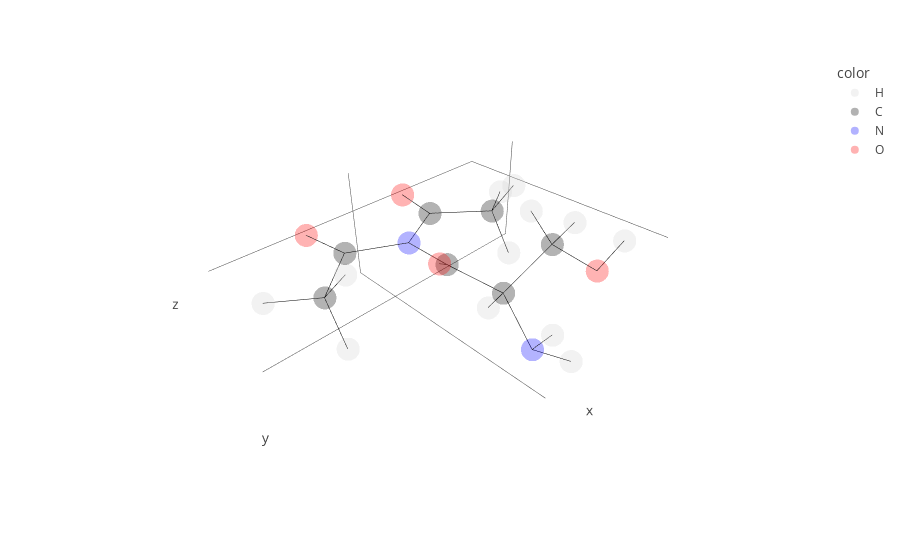

Here is the notebook cell this chart was saved with:
### Markdown cell above
Now we can connect the two molecules for example using the `connect` function:

### Code cell
new = bb.connect(tri, ser, link)

# and check what it looks like
new.show()

### Figure 1 — Plotly figure (JSON) as saved in the notebook; plotly's stock layout.template omitted (floating-point values rounded to 4 significant figures)
{"data": [{"hovertemplate": "<b>%{hovertext}</b><br><br>color=H<br>x=%{x}<br>y=%{y}<br>z=%{z}<extra></extra>", "hovertext": ["H2", "H3", "H4", "H5", "H6", "H7", "H", "H2", "HA", "HB2", "HB3", "HG"], "legendgroup": "H", "marker": {"color": "lightgray", "opacity": 0.3, "symbol": "circle"}, "mode": "markers", "name": "H", "scene": "scene", "showlegend": true, "type": "scatter3d", "x": [3.326, 2.382, 2.287, -2.326, -2.339, -3.329, -0.1936, -1.11, -1.206, -2.035, -2.702, -3.986], "y": [0.4099, 1.507, 1.649, 1.59, 1.571, 0.4071, 4.347, 4.35, 1.966, 3.399, 1.858, 3.663], "z": [0.091, -0.948, 0.8303, -0.8857, 0.9008, -0.0116, -0.4148, -1.749, -1.749, 0.8143, 0.2247, -0.3604]}, {"hovertemplate": "<b>%{hovertext}</b><br><br>color=C<br>x=%{x}<br>y=%{y}<br>z=%{z}<extra></extra>", "hovertext": ["C1", "C2", "C3", "C4", "CA", "C", "CB"], "legendgroup": "C", "marker": {"color": "black", "opacity": 0.3, "symbol": "circle"}, "mode": "markers", "name": "C", "scene": "scene", "showlegend": true, "type": "scatter3d", "x": [1.234, -1.234, 2.381, -2.381, -0.9782, -0.0002159, -2.264], "y": [-0.0239, -0.024, 0.9511, 0.9515, 2.555, 1.802, 2.81], "z": [0.0049, -0.0009, -0.0062, 0.0007, -0.8607, 0.004032, -0.07407]}, {"hovertemplate": "<b>%{hovertext}</b><br><br>color=N<br>x=%{x}<br>y=%{y}<br>z=%{z}<extra></extra>", "hovertext": ["N1", "N"], "legendgroup": "N", "marker": {"color": "blue", "opacity": 0.3, "symbol": "circle"}, "mode": "markers", "name": "N", "scene": "scene", "showlegend": true, "type": "scatter3d", "x": [-0.0001, -0.3879], "y": [0.6228, 3.838], "z": [0.0038, -1.263]}, {"hovertemplate": "<b>%{hovertext}</b><br><br>color=O<br>x=%{x}<br>y=%{y}<br>z=%{z}<extra></extra>", "hovertext": ["O1", "O2", "O", "OG"], "legendgroup": "O", "marker": {"color": "red", "opacity": 0.3, "symbol": "circle"}, "mode": "markers", "name": "O", "scene": "scene", "showlegend": true, "type": "scatter3d", "x": [1.413, -1.413, 0.7828, -3.191], "y": [-1.239, -1.239, 2.406, 3.524], "z": [0.0021, -0.0045, 0.6965, -0.8932]}, {"hoverinfo": "skip", "line": {"color": "black", "width": 1}, "mode": "lines", "showlegend": false, "type": "scatter3d", "x": [1.413, 1.234], "y": [-1.239, -0.0239], "z": [0.0021, 0.0049]}, {"hoverinfo": "skip", "line": {"color": "black", "width": 1}, "mode": "lines", "showlegend": false, "type": "scatter3d", "x": [-1.413, -1.234], "y": [-1.239, -0.024], "z": [-0.0045, -0.0009]}, {"hoverinfo": "skip", "line": {"color": "black", "width": 1}, "mode": "lines", "showlegend": false, "type": "scatter3d", "x": [-0.0001, 1.234], "y": [0.6228, -0.0239], "z": [0.0038, 0.0049]}, {"hoverinfo": "skip", "line": {"color": "black", "width": 1}, "mode": "lines", "showlegend": false, "type": "scatter3d", "x": [-0.0001, -1.234], "y": [0.6228, -0.024], "z": [0.0038, -0.0009]}, {"hoverinfo": "skip", "line": {"color": "black", "width": 1}, "mode": "lines", "showlegend": false, "type": "scatter3d", "x": [1.234, 2.381], "y": [-0.0239, 0.9511], "z": [0.0049, -0.0062]}, {"hoverinfo": "skip", "line": {"color": "black", "width": 1}, "mode": "lines", "showlegend": false, "type": "scatter3d", "x": [-1.234, -2.381], "y": [-0.024, 0.9515], "z": [-0.0009, 0.0007]}, {"hoverinfo": "skip", "line": {"color": "black", "width": 1}, "mode": "lines", "showlegend": false, "type": "scatter3d", "x": [2.381, 3.326], "y": [0.9511, 0.4099], "z": [-0.0062, 0.091]}, {"hoverinfo": "skip", "line": {"color": "black", "width": 1}, "mode": "lines", "showlegend": false, "type": "scatter3d", "x": [2.381, 2.382], "y": [0.9511, 1.507], "z": [-0.0062, -0.948]}, {"hoverinfo": "skip", "line": {"color": "black", "width": 1}, "mode": "lines", "showlegend": false, "type": "scatter3d", "x": [2.381, 2.287], "y": [0.9511, 1.649], "z": [-0.0062, 0.8303]}, {"hoverinfo": "skip", "line": {"color": "black", "width": 1}, "mode": "lines", "showlegend": false, "type": "scatter3d", "x": [-2.381, -2.326], "y": [0.9515, 1.59], "z": [0.0007, -0.8857]}, {"hoverinfo": "skip", "line": {"color": "black", "width": 1}, "mode": "lines", "showlegend": false, "type": "scatter3d", "x": [-2.381, -2.339], "y": [0.9515, 1.571], "z": [0.0007, 0.9008]}, {"hoverinfo": "skip", "line": {"color": "black", "width": 1}, "mode": "lines", "showlegend": false, "type": "scatter3d", "x": [-2.381, -3.329], "y": [0.9515, 0.4071], "z": [0.0007, -0.0116]}, {"hoverinfo": "skip", "line": {"color": "black", "width": 1}, "mode": "lines", "showlegend": false, "type": "scatter3d", "x": [-0.3879, -0.9782], "y": [3.838, 2.555], "z": [-1.263, -0.8607]}, {"hoverinfo": "skip", "line": {"color": "black", "width": 1}, "mode": "lines", "showlegend": false, "type": "scatter3d", "x": [-0.3879, -0.1936], "y": [3.838, 4.347], "z": [-1.263, -0.4148]}, {"hoverinfo": "skip", "line": {"color": "black", "width": 1}, "mode": "lines", "showlegend": false, "type": "scatter3d", "x": [-0.3879, -1.11], "y": [3.838, 4.35], "z": [-1.263, -1.749]}, {"hoverinfo": "skip", "line": {"color": "black", "width": 1}, "mode": "lines", "showlegend": false, "type": "scatter3d", "x": [-0.9782, -0.0002159], "y": [2.555, 1.802], "z": [-0.8607, 0.004032]}, {"hoverinfo": "skip", "line": {"color": "black", "width": 1}, "mode": "lines", "showlegend": false, "type": "scatter3d", "x": [-0.9782, -2.264], "y": [2.555, 2.81], "z": [-0.8607, -0.07407]}, {"hoverinfo": "skip", "line": {"color": "black", "width": 1}, "mode": "lines", "showlegend": false, "type": "scatter3d", "x": [-0.9782, -1.206], "y": [2.555, 1.966], "z": [-0.8607, -1.749]}, {"hoverinfo": "skip", "line": {"color": "black", "width": 1}, "mode": "lines", "showlegend": false, "type": "scatter3d", "x": [-0.0002159, 0.7828], "y": [1.802, 2.406], "z": [0.004032, 0.6965]}, {"hoverinfo": "skip", "line": {"color": "black", "width": 1}, "mode": "lines", "showlegend": false, "type": "scatter3d", "x": [-0.0002159, 0.7828], "y": [1.802, 2.406], "z": [0.004032, 0.6965]}, {"hoverinfo": "skip", "line": {"color": "black", "width": 1}, "mode": "lines", "showlegend": false, "type": "scatter3d", "x": [-2.264, -3.191], "y": [2.81, 3.524], "z": [-0.07407, -0.8932]}, {"hoverinfo": "skip", "line": {"color": "black", "width": 1}, "mode": "lines", "showlegend": false, "type": "scatter3d", "x": [-2.264, -2.035], "y": [2.81, 3.399], "z": [-0.07407, 0.8143]}, {"hoverinfo": "skip", "line": {"color": "black", "width": 1}, "mode": "lines", "showlegend": false, "type": "scatter3d", "x": [-2.264, -2.702], "y": [2.81, 1.858], "z": [-0.07407, 0.2247]}, {"hoverinfo": "skip", "line": {"color": "black", "width": 1}, "mode": "lines", "showlegend": false, "type": "scatter3d", "x": [-3.191, -3.986], "y": [3.524, 3.663], "z": [-0.8932, -0.3604]}, {"hoverinfo": "skip", "line": {"color": "black", "width": 1}, "mode": "lines", "showlegend": false, "type": "scatter3d", "x": [-0.0001, -0.0002159], "y": [0.6228, 1.802], "z": [0.0038, 0.004032]}], "layout": {"legend": {"title": {"text": "color"}, "tracegroupgap": 0}, "margin": {"t": 60}, "scene": {"domain": {"x": [0, 1], "y": [0, 1]}, "xaxis": {"showgrid": false, "showline": false, "showticklabels": false, "title": {"text": "x"}}, "yaxis": {"showgrid": false, "showline": false, "showticklabels": false, "title": {"text": "y"}}, "zaxis": {"showgrid": false, "showline": false, "showticklabels": false, "title": {"text": "z"}}}}}
